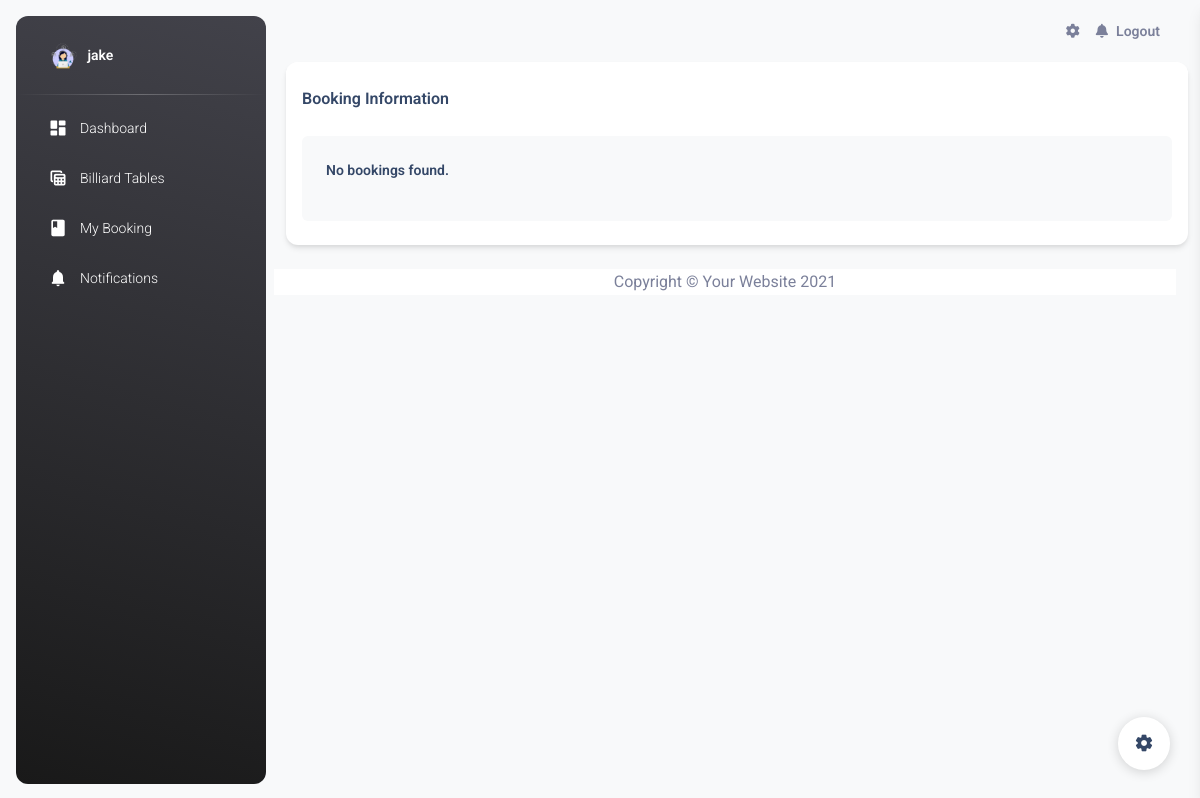
Page /booking_user.php (signed in) on the earlier database version.
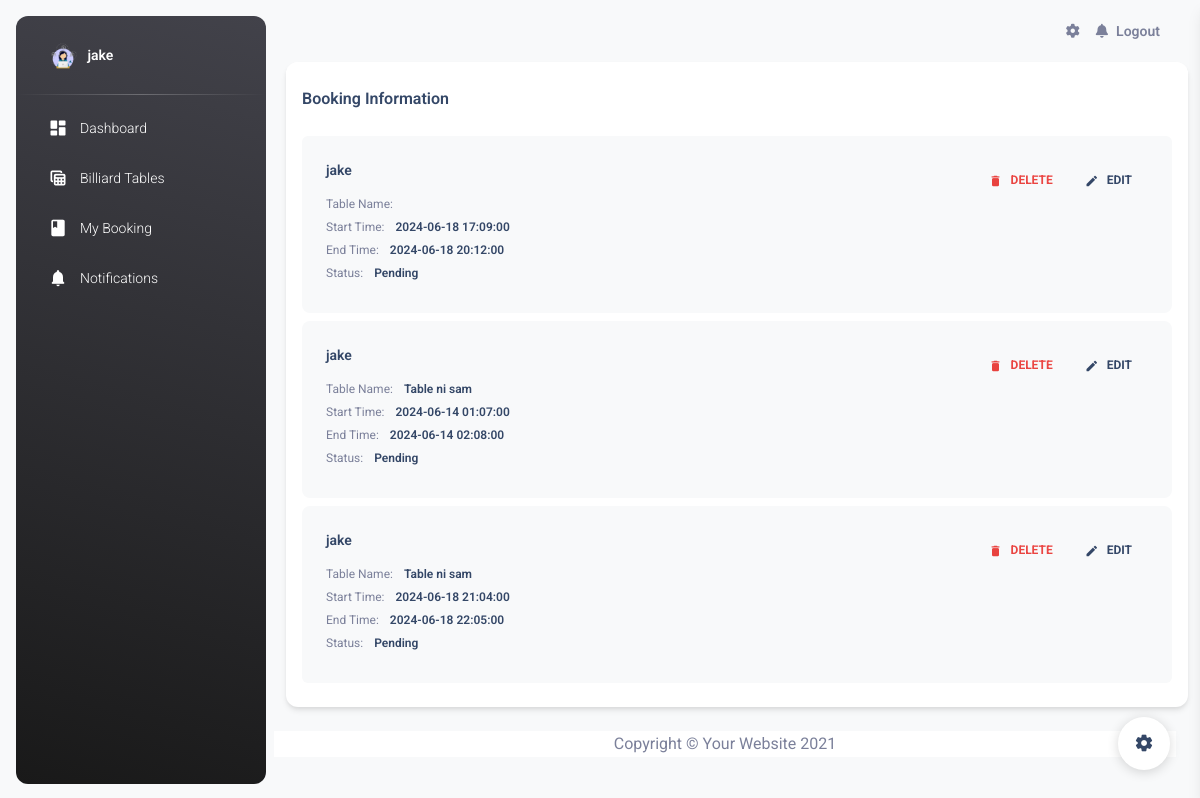
Same page on the later database version.
### tables this page shows
CREATE TABLE `bookings` (
  `booking_id` int(11) NOT NULL,
  `user_id` int(11) DEFAULT NULL,
  `table_id` int(11) DEFAULT NULL,
  `table_name` varchar(100) NOT NULL,
  `start_time` datetime NOT NULL,
  `end_time` datetime NOT NULL,
  `status` varchar(100) NOT NULL
);

### booking_user.php (the view, shortened to what the changed rows need)
<?php
include 'conn.php';
$user_id = htmlspecialchars($_SESSION['user_id']);
$sqlBookings = "SELECT booking_id, user_id, table_id, table_name, start_time, end_time, status FROM bookings WHERE user_id = :user_id";
$stmtBookings = $conn->prepare($sqlBookings);
$stmtBookings->bindParam(':user_id', $user_id, PDO::PARAM_INT);
$stmtBookings->execute();
$bookings = $stmtBookings->fetchAll(PDO::FETCH_ASSOC);
$sqlUsers = "SELECT user_id, username FROM users";
$stmtUsers = $conn->prepare($sqlUsers);
$stmtUsers->execute();
$users = $stmtUsers->fetchAll(PDO::FETCH_ASSOC);
$userMap = [];
foreach ($users as $user) {
    $userMap[$user['user_id']] = $user['username'];
}
?>
<!DOCTYPE html>
<html lang="en">
   <head>
      <link href="./assets/css/nucleo-icons.css" rel="stylesheet" />
      <link href="./assets/css/nucleo-svg.css" rel="stylesheet" />
      <link id="pagestyle" href="./assets/css/material-dashboard.css?v=3.1.0" rel="stylesheet" />
      <link href="vendor/fontawesome-free/css/all.min.css" rel="stylesheet" type="text/css">
   </head>
   <body class="g-sidenav-show  bg-gray-100">
      <main class="main-content border-radius-lg ">
         <div class="container-fluid">
         <div class="card">
            <div class="card-body pt-4 p-3">
               <ul class="list-group">
                     <?php
                     if (!empty($bookings)) {
                        foreach ($bookings as $booking) {
                           echo '<li class="list-group-item border-0 d-flex p-4 mb-2 bg-gray-100 border-radius-lg">';
                           echo '<div class="d-flex flex-column">';
                           echo '<h6 class="mb-3 text-sm">' . htmlspecialchars($userMap[$booking["user_id"]]) . '</h6>';
                           echo '<span class="mb-2 text-xs">Table Name: <span class="text-dark font-weight-bold ms-sm-2">' . htmlspecialchars($booking["table_name"]) . '</span></span>';
                           echo '<span class="mb-2 text-xs">Start Time: <span class="text-dark ms-sm-2 font-weight-bold">' . htmlspecialchars($booking["start_time"]) . '</span></span>';
                           echo '<span class="mb-2 text-xs">End Time: <span class="text-dark ms-sm-2 font-weight-bold">' . htmlspecialchars($booking["end_time"]) . '</span></span>';
                           echo '<span class="mb-2 text-xs">Status: <span class="text-dark ms-sm-2 font-weight-bold">' . htmlspecialchars($booking["status"]) . '</span></span>';
                           echo '</div>';
                           echo '<div class="ms-auto text-end">';
                           echo '<a class="btn btn-link text-danger text-gradient px-3 mb-0" href="delete_booking.php?booking_id=' . htmlspecialchars($booking["booking_id"]) . '"><i class="material-icons text-sm me-2">delete</i>Delete</a>';
                           echo '<a class="btn btn-link text-dark px-3 mb-0" data-toggle="modal" data-target="#bookingModal" onclick=\'openEditModal(' . htmlspecialchars(json_encode($booking["booking_id"])) . ', ' . htmlspecialchars(json_encode($booking["user_id"])) . ', ' . htmlspecialchars(json_encode($booking["start_time"])) . ', ' . htmlspecialchars(json_encode($booking["end_time"])) . ')\'>';
                           echo '<i class="material-icons text-sm me-2">edit</i>Edit</a>';
                           echo '</div>';
                           echo '</li>';
                        }
                     } else {
                        echo '<li class="list-group-item border-0 d-flex p-4 mb-2 bg-gray-100 border-radius-lg">';
                        echo '<div class="d-flex flex-column">';
                        echo '<h6 class="mb-3 text-sm">No bookings found.</h6>';
                        echo '</div>';
                        echo '</li>';
                     }
                     ?>
               </ul>
            </div>
         </div>
      </main>
   </body>
</html>

Differences in the rows shown:
added bookings: user "jake", start_time "2024-06-18 17:09:00", end_time "2024-06-18 20:12:00", status "Pending"
added bookings: user "jake", table_name "Table ni sam", start_time "2024-06-14 01:07:00", end_time "2024-06-14 02:08:00", status "Pending"
added bookings: user "jake", table_name "Table ni sam", start_time "2024-06-18 21:04:00", end_time "2024-06-18 22:05:00", status "Pending"
Other differences:
text no longer shown: "No bookings found."
